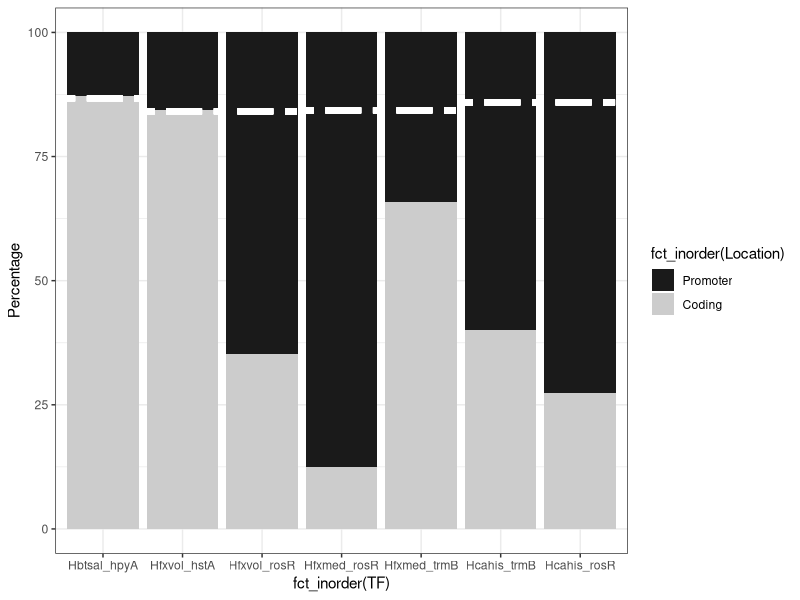

Recreate this plot in R.
## ---- chunk 1
suppressPackageStartupMessages(library(readxl))
suppressPackageStartupMessages(library(ggplot2))
suppressPackageStartupMessages(library(forcats))
#suppressPackageStartupMessages(library(dplyr))
Peaklocations=read_excel("Peaklocations.xlsx",sheet="Input_2types")

Hbt_coding=86.7
Hvo_coding=84.1
Hmed_coding=84.3
Hca_coding=85.9
## ---- chunk 2

#ggplot(Peaklocations,aes(y=Percentage,x=fct_inorder(TF)))+geom_bar(aes(fill=fct_inorder(Location)),stat="identity")+theme_bw()+scale_fill_manual(values=c("gray10","gray80"))

ggplot(Peaklocations,aes(y=Percentage,x=fct_inorder(TF)))+geom_bar(aes(fill=fct_inorder(Location)),stat="identity")+theme_bw()+scale_fill_manual(values=c("gray10","gray80"))+geom_segment(x=0.5,xend=1.5,y=Hbt_coding,yend=Hbt_coding,colour="white",size=2,lty=6)+geom_segment(x=1.5,xend=3.5,y=Hvo_coding,yend=Hvo_coding,colour="white",size=2,lty=6)+geom_segment(x=3.5,xend=5.5,y=Hmed_coding,yend=Hmed_coding,colour="white",size=2,lty=6)+geom_segment(x=5.5,xend=7.5,y=Hca_coding,yend=Hca_coding,colour="white",size=2,lty=6)
## ---- chunk 3
sessionInfo()
